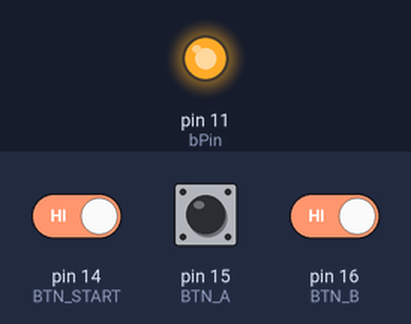
Bench run of a sketch on a simulated Arduino Uno, built with avr-gcc and run on an emulated ATmega328P. On the bench: output pins drawn as LEDs (lit = HIGH). Inputs (shaded band) come from the test bench; at power-on: pin 14 (BTN_START) HIGH, pin 16 (BTN_B) HIGH, pin 15 (BTN_A) HIGH. EEPROM starts erased.

Above: at 1.8 s.
1.9 s: pin 14 (BTN_START) driven LOW and pin 16 (BTN_B) driven LOW
At 2.8 s:
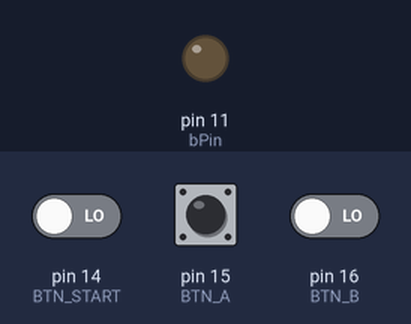
Timing chart, 0 to 4.9 s (numbered marks = the images above; inputs shaded):
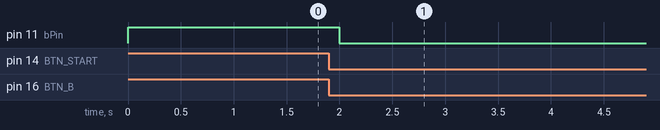

The sketch:

ags101_bright.ino
```cpp
//--------------------------------------------------------------------
// LCD Bright Dimmer for a AGS-101 LCD
// in a GBA bakclight MOD
//
// Code by: Kamencesc
//
// Site: http://www.kamencesc.com/
// Git: https://github.com/kamencesc/ags101-lcd-gba-arduino-dimmer/
// 31-01-2019
//--------------------------------------------------------------------

#include <EEPROM.h>

int eeAdress = 0;     //address to save last bright

int bright = 200;
#define BRIGHT_COUNT 50
#define MAX_BRIGHT 250
#define MIN_BRIGHT 0
#define DEFAULT_BRIGHT 200

#define BTN_START 14  //A0
#define BTN_A 15      //A1
#define BTN_B 16      //A2
#define bPin 11       //11 PWM

/* ATTINY
#define BTN_START 5
#define BTN_A 3
#define BTN_B 4
#define bPin 0        //PWM
*/

#define BLINK_TIMES 3

bool btn_start_press = false;
bool btn_a_press = false;
bool btn_b_press = false;

bool btn_start_last = false;
bool btn_a_last = false;
bool btn_b_last = false;

int getBright(int count, int actual_bright) {
  int value = actual_bright + count;
  if (value >= MAX_BRIGHT) { value = MAX_BRIGHT; }
  if (value <= MIN_BRIGHT) { value = MIN_BRIGHT; }
  return value;
}

void setBright(int value) {
  //set bright
  analogWrite(bPin, bright);
}

void setup() {
  // put your setup code here, to run once:
  pinMode(BTN_START, INPUT_PULLUP);     //START
  pinMode(BTN_A, INPUT_PULLUP);         //A
  pinMode(BTN_B, INPUT_PULLUP);         //B

  //power off led
  digitalWrite(LED_BUILTIN, LOW);

  int eeBright;
  EEPROM.get(eeAdress,eeBright);
  if (eeBright >= 250 && eeBright <= 0) { //invalid value
    //write the default value
    EEPROM.update(eeAdress, DEFAULT_BRIGHT);
    bright = DEFAULT_BRIGHT;
  } else {
    //put the read value to bright variable
    bright = eeBright;
  }
  setBright(bright);
}

void loop() {
  // put your main code here, to run repeatedly:

  btn_start_press = !digitalRead(BTN_START);
  btn_a_press = !digitalRead(BTN_A);
  btn_b_press = !digitalRead(BTN_B);

  if (btn_start_press) {        //START PRESSED
    if (btn_a_press && btn_b_press ) {
      if (btn_a_press != btn_a_last && btn_b_press != btn_b_last) {
        //reset
        bright = DEFAULT_BRIGHT;
        setBright(bright);
        //update EEPROM if it's necessary
        EEPROM.update(eeAdress,bright);
        //blink led as reset signal
        for (int i = 0; i++; i <= BLINK_TIMES ) {
          delay(200);
          digitalWrite(LED_BUILTIN, HIGH);
          delay(200);
          digitalWrite(LED_BUILTIN, LOW);
        }
      }
    }
    else if (btn_a_press) {           //START + A
      //see if the state is the same as the last time
      if (btn_a_press != btn_a_last) {
        //Bright UP
        bright = getBright(BRIGHT_COUNT, bright);
        setBright(bright);
        //update EEPROM if it's necessary
        EEPROM.update(eeAdress,bright);
      }
    }
    else if (btn_b_press) {       //START + B
      //see if the state is the same as the last time

      if (btn_b_press != btn_b_last) {
        //Bright DOWN
        bright = getBright(-BRIGHT_COUNT, bright);
        setBright(bright);
        //update EEPROM if it's necessary
        EEPROM.update(eeAdress,bright);
      }
    }
  }

  //retain the state of each button
  btn_start_last = btn_start_press;
  btn_a_last = btn_a_press;
  btn_b_last = btn_b_press;
  //add delay
  delay(500);
}
```

Measured:
- after the input at 1.9 s, pin 11 (bPin): HIGH → LOW after 0.10 s
